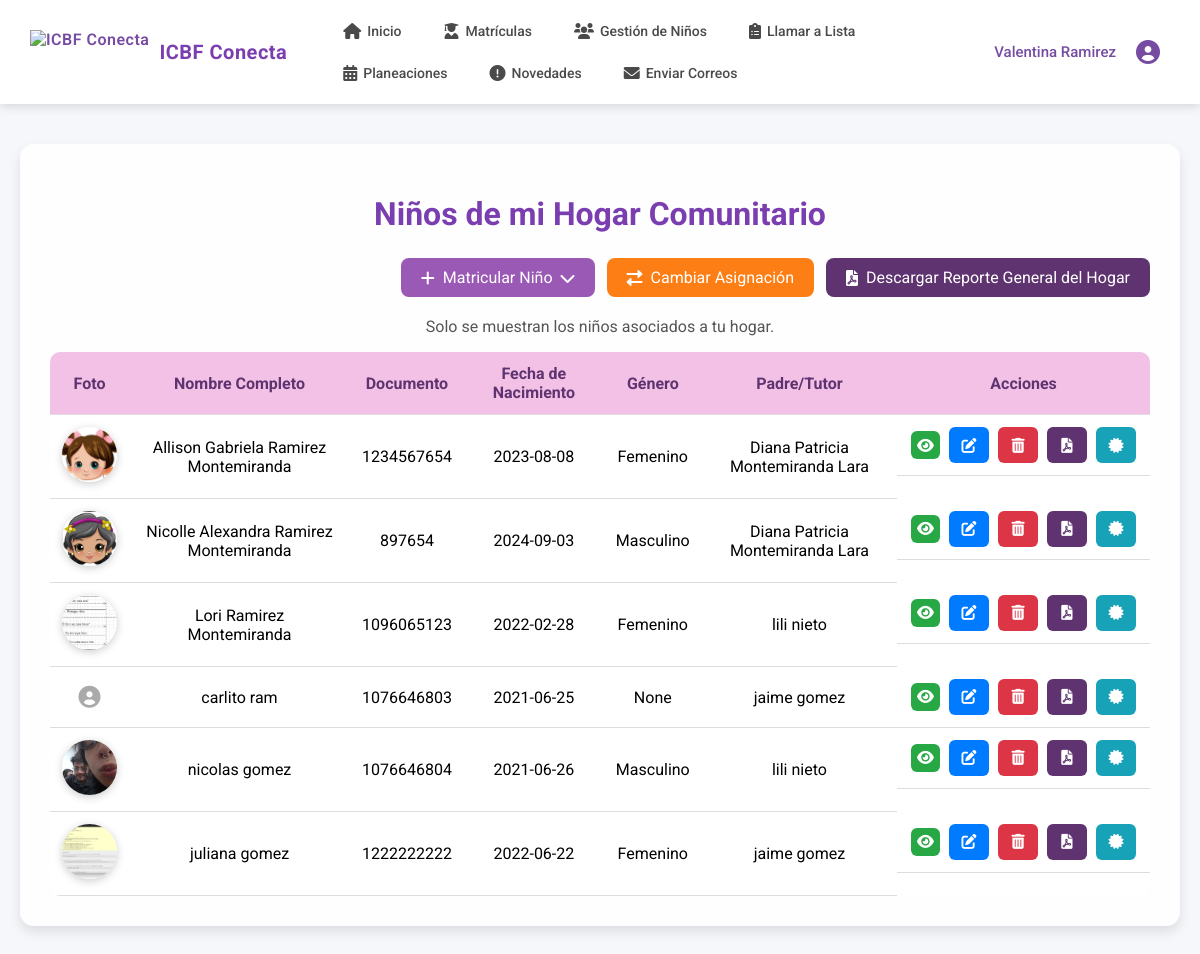
The page /ninos/ (signed in) on the database its author committed.
### core/models.py (models this page shows, shortened)
class Nino(models.Model):
    TIPO_SANGRE_CHOICES = [
        ('O+', 'O+'), ('O-', 'O-'), ('A+', 'A+'), ('A-', 'A-'),
        ('B+', 'B+'), ('B-', 'B-'), ('AB+', 'AB+'), ('AB-', 'AB-')
    ]
    PARENTESCO_CHOICES = [
        ('padre', 'Padre'), ('madre', 'Madre'), ('tutor', 'Tutor'),
        ('abuelo', 'Abuelo/a'), ('tio', 'Tío/a'), ('hermano', 'Hermano/a'),
        ('otro', 'Otro')
    ]
    nombres = models.CharField(max_length=50)
    apellidos = models.CharField(max_length=50)
    fecha_nacimiento = models.DateField()
    documento = models.BigIntegerField(null=True, blank=True)
    genero = models.CharField(
        max_length=20,
        null=True,
        blank=True,
        choices=[
            ('masculino', 'masculino'),
            ('femenino', 'femenino'),
            ('otro', 'otro'),
            ('no_especificado', 'no_especificado')
        ]
    )
    tipo_sangre = models.CharField(max_length=3, choices=TIPO_SANGRE_CHOICES, null=True, blank=True)
    parentesco = models.CharField(max_length=20, choices=PARENTESCO_CHOICES, null=True, blank=True)
    tiene_discapacidad = models.BooleanField(default=False)
    tipos_discapacidad = models.ManyToManyField('Discapacidad', blank=True)
    otra_discapacidad = models.CharField(max_length=100, null=True, blank=True)
    PAIS_NACIMIENTO_CHOICES = [
        ('', '-- Seleccione el país de nacimiento --'),
        ('colombia', 'Colombia'),
        ('venezuela', 'Venezuela'),
        ('ecuador', 'Ecuador'),
        ('peru', 'Perú'),
        ('panama', 'Panamá'),
        ('brasil', 'Brasil'),
        ('argentina', 'Argentina'),
        ('chile', 'Chile'),
        ('bolivia', 'Bolivia'),
        ('paraguay', 'Paraguay'),
        ('uruguay', 'Uruguay'),
        ('mexico', 'México'),
        ('costa_rica', 'Costa Rica'),
        ('nicaragua', 'Nicaragua'),
        ('honduras', 'Honduras'),
        ('guatemala', 'Guatemala'),
        ('el_salvador', 'El Salvador'),
        ('cuba', 'Cuba'),
        ('republica_dominicana', 'República Dominicana'),
        ('haiti', 'Haití'),
        ('estados_unidos', 'Estados Unidos'),
        ('canada', 'Canadá'),
        ('espana', 'España'),
        ('italia', 'Italia'),
        ('francia', 'Francia'),
        ('alemania', 'Alemania'),
        ('otro', 'Otro país')
    ]
    nacionalidad = models.CharField(
        max_length=50,
        choices=PAIS_NACIMIENTO_CHOICES,
        null=True,
        blank=True,
        verbose_name="País de nacimiento"
    )
    otro_pais = models.CharField(max_length=50, null=True, blank=True, verbose_name="Otro país (especifique)")
    fecha_ingreso = models.DateField(auto_now_add=True, verbose_name="Fecha de ingreso al hogar")
    hogar = models.ForeignKey(HogarComunitario, on_delete=models.PROTECT, related_name='ninos')
    padre = models.ForeignKey(Padre, on_delete=models.CASCADE, related_name='ninos')
    foto = models.FileField(upload_to='ninos/fotos/', null=True, blank=True)
    carnet_vacunacion = models.FileField(upload_to='ninos/vacunacion/', null=True, blank=True)
    certificado_eps = models.FileField(upload_to='ninos/eps/', null=True, blank=True)
    fecha_registro = models.DateTimeField(auto_now_add=True)
    registro_civil_img = models.FileField(upload_to='ninos/registro_civil/', null=True, blank=True)
    class Meta:
        db_table = 'ninos'

class Padre(models.Model):
    OCUPACION_CHOICES = [
        ('', '-- Seleccione una ocupación --'),
        ('empleado_publico', 'Empleado Público'),
        ('empleado_privado', 'Empleado Privado'),
        ('independiente', 'Trabajador Independiente'),
        ('comerciante', 'Comerciante'),
        ('agricultor', 'Agricultor'),
        ('constructor', 'Constructor/Albañil'),
        ('conductor', 'Conductor'),
        ('docente', 'Docente/Educador'),
        ('salud', 'Profesional de la Salud'),
        ('servicios', 'Servicios (Limpieza, Seguridad, etc.)'),
        ('domestico', 'Trabajador Doméstico'),
        ('estudiante', 'Estudiante'),
        ('pensionado', 'Pensionado'),
        ('desempleado', 'Desempleado'),
        ('ama_casa', 'Ama de Casa'),
        ('vendedor', 'Vendedor'),
        ('mecanico', 'Mecánico'),
        ('artesano', 'Artesano'),
        ('otro', 'Otro')
    ]
    usuario = models.OneToOneField(Usuario, on_delete=models.CASCADE, related_name='padre_profile')
    ocupacion = models.CharField(max_length=50, choices=OCUPACION_CHOICES, null=True, blank=True)
    otra_ocupacion = models.CharField(max_length=50, null=True, blank=True)
    estrato = models.IntegerField(null=True, blank=True, validators=[MinValueValidator(1), MaxValueValidator(6)])
    telefono_contacto_emergencia = models.CharField(max_length=20, null=True, blank=True)
    nombre_contacto_emergencia = models.CharField(max_length=100, null=True, blank=True)
    situacion_economica_hogar = models.CharField(max_length=100, null=True, blank=True)
    documento_identidad_img = models.FileField(max_length=255, null=True, blank=True)
    fecha_registro = models.DateTimeField(auto_now_add=True)
    clasificacion_sisben = models.FileField(max_length=50, null=True, blank=True)
    class Meta:
        db_table = 'padres'

class Usuario(AbstractUser):
    TIPO_DOCUMENTO_CHOICES = [
        ('CC', 'Cédula de ciudadanía'),
        ('TI', 'Tarjeta de identidad'),
        ('CE', 'Cédula de extranjería'),
        ('PA', 'Pasaporte'),
    ]
    username = None
    tipo_documento = models.CharField(max_length=5, choices=TIPO_DOCUMENTO_CHOICES, default='CC')
    documento = models.BigIntegerField(unique=True)
    nombres = models.CharField(max_length=50)
    apellidos = models.CharField(max_length=50)
    correo = models.EmailField(max_length=100, unique=True)
    direccion = models.CharField(max_length=100, null=True, blank=True)
    telefono = models.CharField(max_length=20, null=True, blank=True)
    rol = models.ForeignKey(Rol, on_delete=models.PROTECT, null=True)
    foto_admin = models.ImageField(upload_to=admin_upload_path, null=True, blank=True)
    fecha_creacion = models.DateTimeField(auto_now_add=True)
    fecha_actualizacion = models.DateTimeField(auto_now=True)
    EMAIL_FIELD = 'correo'
    USERNAME_FIELD = 'documento'
    REQUIRED_FIELDS = ['nombres', 'apellidos', 'correo', 'tipo_documento']
    objects = CustomUserManager()
    class Meta:
        db_table = 'usuarios'

### core/views.py (the view)
# urls.py: path('ninos/', views.listar_ninos, name='listar_ninos'), # Para listar los niños del hogar
@login_required
def listar_ninos(request):
    if not hasattr(request.user, 'rol') or request.user.rol.nombre_rol != 'madre_comunitaria':
        messages.error(request, 'Acceso denegado.')
        return redirect('home')
    try:
        hogar = HogarComunitario.objects.get(madre=request.user.madre_profile)
    except HogarComunitario.DoesNotExist:
        messages.error(request, 'No tienes un hogar comunitario asignado.')
        return redirect('madre_dashboard')
    ninos = Nino.objects.filter(hogar=hogar)
    context = {
        'ninos': ninos
    }
    response = render(request, 'madre/nino_list.html', context)
    if 'matricula_exitosa' in request.session:
        del request.session['matricula_exitosa']
    if 'cambio_padre_exitoso' in request.session:
        del request.session['cambio_padre_exitoso']
    return response

### templates/madre/nino_list.html (shortened to what this page needs)
{% load static %}
<!DOCTYPE html>
<html lang="es">
<head>
  <link href="https://cdnjs.cloudflare.com/ajax/libs/font-awesome/6.0.0-beta3/css/all.min.css" rel="stylesheet">
</head>
<body>
{% include 'madre/navbar_madre.html' %}
  <div class="tabla-registros">
    <h1>Niños de mi Hogar Comunitario</h1>
    <div class="filtros-y-botones">
      <div class="btn-group">
        <div class="dropdown-matricula">
          <a href="#" class="btn-agregar btn-dropdown"><i class="fas fa-plus"></i> Matricular Niño <i class="fas fa-chevron-down"></i></a>
        </div>
        <a href="{% url 'cambiar_padre_nino' %}" class="btn-cambiar"><i class="fas fa-exchange-alt"></i> Cambiar Asignación</a>
        <a href="{% url 'reporte_general_hogar' %}" class="btn-reporte"><i class="fas fa-file-pdf"></i> Descargar Reporte General del Hogar</a>
      </div>
    </div>
    <p style="margin-top: 10px; text-align:center; color:#555;">Solo se muestran los niños asociados a tu hogar.</p>
    {% if ninos %}
      <table>
        <thead>
          <tr>
            <th>Foto</th>
            <th>Nombre Completo</th>
            <th>Documento</th>
            <th>Fecha de Nacimiento</th>
            <th>Género</th>
            <th>Padre/Tutor</th>
            <th>Acciones</th>
          </tr>
        </thead>
        <tbody>
          {% for nino in ninos %}
          <tr
            data-nino-id="{{ nino.id }}"
            data-nombre="{{ nino.nombres }} {{ nino.apellidos }}"
            data-nombres="{{ nino.nombres }}"
            data-apellidos="{{ nino.apellidos }}"
            data-documento="{{ nino.documento|default:'No registrado' }}"
            data-fecha-nacimiento="{{ nino.fecha_nacimiento|date:'d/m/Y' }}"
            data-genero="{{ nino.get_genero_display }}"
            data-tipo-sangre="{{ nino.tipo_sangre|default:'No especificado' }}"
            data-nacionalidad="{{ nino.get_nacionalidad_display }}"
            data-otro-pais="{{ nino.otro_pais|default:'' }}"
            data-parentesco="{{ nino.get_parentesco_display }}"
            data-fecha-ingreso="{{ nino.fecha_ingreso|date:'d/m/Y'|default:'No registrada' }}"
            data-tiene-discapacidad="{{ nino.tiene_discapacidad|yesno:'Sí,No' }}"
            data-tipos-discapacidad="{% for tipo in nino.tipos_discapacidad.all %}{{ tipo.nombre }}{% if not forloop.last %}, {% endif %}{% endfor %}"
            data-otra-discapacidad="{{ nino.otra_discapacidad|default:'' }}"
            data-foto-url="{% if nino.foto %}{{ nino.foto.url }}{% endif %}"
            data-carnet-url="{% if nino.carnet_vacunacion %}{{ nino.carnet_vacunacion.url }}{% endif %}"
            data-eps-url="{% if nino.certificado_eps %}{{ nino.certificado_eps.url }}{% endif %}"
            data-registro-civil-url="{% if nino.registro_civil_img %}{{ nino.registro_civil_img.url }}{% endif %}"
            data-tutor="{{ nino.padre.usuario.nombres }} {{ nino.padre.usuario.apellidos }}"
            data-tutor-nombres="{{ nino.padre.usuario.nombres }}"
            data-tutor-apellidos="{{ nino.padre.usuario.apellidos }}"
            data-tutor-tipo-doc="{{ nino.padre.usuario.get_tipo_documento_display }}"
            data-tutor-doc="{{ nino.padre.usuario.documento }}"
            data-tutor-email="{{ nino.padre.usuario.correo|default:'N/A' }}"
            data-tutor-telefono="{{ nino.padre.usuario.telefono|default:'N/A' }}"
            data-tutor-direccion="{{ nino.padre.usuario.direccion|default:'N/A' }}"
            data-tutor-ocupacion="{{ nino.padre.get_ocupacion_display|default:'N/A' }}"
            data-tutor-otra-ocupacion="{{ nino.padre.otra_ocupacion|default:'' }}"
            data-tutor-estrato="{{ nino.padre.estrato|default:'N/A' }}"
            data-tutor-contacto-emergencia="{{ nino.padre.nombre_contacto_emergencia|default:'N/A' }}"
            data-tutor-telefono-emergencia="{{ nino.padre.telefono_contacto_emergencia|default:'N/A' }}"
            data-tutor-situacion-economica="{{ nino.padre.situacion_economica_hogar|default:'N/A' }}"
            data-tutor-cedula-url="{% if nino.padre.documento_identidad_img %}{{ nino.padre.documento_identidad_img.url }}{% endif %}"
            data-tutor-sisben-url="{% if nino.padre.clasificacion_sisben %}{{ nino.padre.clasificacion_sisben.url }}{% endif %}"
          >
            <td>
              {% if nino.foto %}
                <img src="{{ nino.foto.url }}" alt="Foto de {{ nino.nombres }}" style="width:55px;height:55px;object-fit:cover;border-radius:50%;box-shadow:0 2px 8px #ccc;">
              {% else %}
                <span style="color:#aaa;font-size:22px;"><i class="fas fa-user-circle"></i></span>
              {% endif %}
            </td>
            <td>{{ nino.nombres }} {{ nino.apellidos }}</td>
            <td>{{ nino.documento|default:"N/A" }}</td>
            <td>{{ nino.fecha_nacimiento|date:"Y-m-d" }}</td>
            <td>{{ nino.genero|capfirst }}</td>
            <td>{{ nino.padre.usuario.nombres }} {{ nino.padre.usuario.apellidos }}</td>
            <td class="acciones">
              <button class="btn-accion btn-verde ver-detalles" title="Ver Ficha"><i class="fas fa-eye"></i></button>
              <a href="{% url 'editar_nino' nino.id %}" class="btn-accion btn-azul" title="Editar"><i class="fas fa-edit"></i></a>
              <a href="{% url 'eliminar_nino' nino.id %}" class="btn-accion btn-rojo" title="Retirar" onclick="return confirm('¿Seguro que deseas retirar este niño?');"><i class="fas fa-trash-alt"></i></a>
              <a href="{% url 'reporte_matricula_nino_pdf' nino.id %}" class="btn-accion btn-reporte" title="Descargar PDF Matrícula"><i class="fas fa-file-pdf"></i></a>
              <a href="{% url 'certificado_matricula_pdf' nino.id %}" class="btn-accion" style="background-color: #17a2b8; color: white;" title="Certificado de Matrícula"><i class="fas fa-certificate"></i></a>
            </td>
          </tr>
          {% endfor %}
        </tbody>
      </table>
    {% else %}
      <p class="empty-message">Aún no hay niños matriculados en tu hogar. ¡Usa el botón para matricular al primero!</p>
    {% endif %}
  </div>
</body>
</html>

### templates/madre/navbar_madre.html (shortened to what this page needs)
{% load static %}
<link rel="stylesheet" href="{% static 'css/navbar_madre.css' %}">
<header class="navbar-madre">
    <div class="header-left">
        <a href="{% url 'madre_dashboard' %}" class="logo-link">
            <img src="{% static 'img/logoSinFondo.png' %}" alt="ICBF Conecta" class="navbar-logo">
            <h1>ICBF Conecta</h1>
        </a>
    </div>
    <nav class="navbar-menu">
        <ul>
            <li><a href="{% url 'madre_dashboard' %}" class="btn-inicio"><i class="fas fa-home"></i> Inicio</a></li>
            <li><a href="{% url 'listar_ninos' %}" class="btn-matriculas"><i class="fas fa-user-graduate"></i> Matrículas</a></li>
            <li><a href="{% url 'gestion_ninos' %}" class="btn-gestion"><i class="fas fa-users"></i> Gestión de Niños</a></li>
            <li><a href="{% url 'asistencia_form' %}" class="btn-asistencia"><i class="fas fa-clipboard-list"></i> Llamar a Lista</a></li>
            <li><a href="{% url 'planeaciones:lista_planeaciones' %}" class="btn-planeaciones"><i class="fas fa-calendar-alt"></i> Planeaciones</a></li>
            <li><a href="{% url 'novedades:novedades_list' %}" class="btn-novedades"><i class="fas fa-exclamation-circle"></i> Novedades</a></li>
            <li><a href="{% url 'correos:enviar' %}" class="btn-correos"><i class="fas fa-envelope"></i> Enviar Correos</a></li>
        </ul>
    </nav>
    <div class="header-right">
        <span class="navbar-user-name">{{ nombre_madre }}</span>
        <div class="user-menu-dropdown">
            <button class="user-menu-button nav-btn">
                <i class="fas fa-user-circle"></i>
            </button>
        </div>
    </div>
</header>

### rows shown on the page
Nino: foto (picture), nombres "Allison Gabriela", apellidos "Ramirez Montemiranda", documento "1234567654", fecha_nacimiento "2023-08-08", genero "Femenino", padre.usuario.nombres "Diana Patricia", padre.usuario.apellidos "Montemiranda Lara"
Nino: foto (picture), nombres "Nicolle Alexandra", apellidos "Ramirez Montemiranda", documento "897654", fecha_nacimiento "2024-09-03", genero "Masculino", padre.usuario.nombres "Diana Patricia", padre.usuario.apellidos "Montemiranda Lara"
Nino: foto (picture), nombres "Lori", apellidos "Ramirez Montemiranda", documento "1096065123", fecha_nacimiento "2022-02-28", genero "Femenino", padre.usuario.nombres "lili", padre.usuario.apellidos "nieto"
Nino: nombres "carlito", apellidos "ram", documento "1076646803", fecha_nacimiento "2021-06-25", genero "None", padre.usuario.nombres "jaime", padre.usuario.apellidos "gomez"
Nino: foto (picture), nombres "nicolas", apellidos "gomez", documento "1076646804", fecha_nacimiento "2021-06-26", genero "Masculino", padre.usuario.nombres "lili", padre.usuario.apellidos "nieto"
Nino: foto (picture), nombres "juliana", apellidos "gomez", documento "1222222222", fecha_nacimiento "2022-06-22", genero "Femenino", padre.usuario.nombres "jaime", padre.usuario.apellidos "gomez"

### other values the page prints
{{ nombre_madre }} "Valentina Ramirez"
